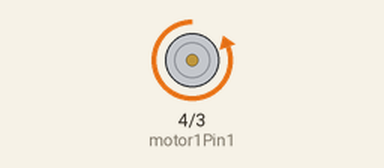
Recording of a sketch running on a simulated Arduino Uno, built with avr-gcc and run on an emulated ATmega328P. Parts: motor-driver pin pairs drawn as motors (green arrow = first pin HIGH = forward, orange = second pin HIGH = backward, longer = more drive, scaled by the enable pin).

Above: at 0.1 s.
At 10.1 s:
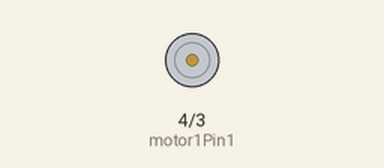
At 19.1 s:
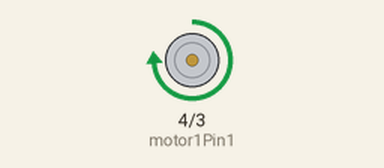
At 39.1 s:
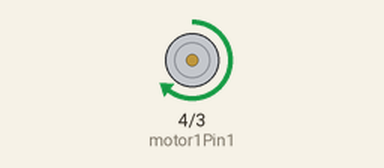
Timing chart, 0 to 40.0 s (numbered marks = the images above):
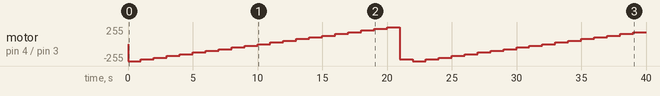

Measured:
- by itself, motor on pin 4 (motor1Pin1) / pin 3 (motor1Pin2): stopped → backward 255/255 at 0.00 s, → backward 229/255 1.0 s later, → backward 204/255 1.0 s later, → backward 178/255 1.0 s later, … (40 changes in this stretch)

The sketch:

Car_Movement_-_basicSpeed.ino
```cpp
using namespace std ;

int motor1Pin1 = 4; // pin 2 on L293D
int motor1Pin2 = 3; // pin 7 on L293D
int enablePin = 11; // pin 1 on L293D
double Speed = 0; // value 0 to 1 representing duty cycle of the motor
int Direction =0; // 0 = forward , 1 = backwards
int factor = -10;

String message ="";// serial input


typedef enum {FORWARD , BACKWARD , SPEED , INVALID} Command_type;
typedef enum {LEFT,RIGHT,STRAIGHT,NONE} Command_direction;

class Command {
  public://TODO turn to private and make proper functions
    Command_type c_type ;
    Command_direction c_direction;
    int Speed ;
    int intensity ;

};

Command command ;
void getCommand(String msg){
  // TODO testing stage , only int inpit
  if(msg == ""){
    return;
  }
  Serial.write(" msg is : ");
  Serial.write(msg.c_str());
  Serial.write(" \n");
  command.c_type = SPEED;
  command.Speed = atoi( msg.c_str() );
  Serial.write(" Roger that \n");
  Serial.write(" Speed is : ");
  Serial.write(int(Speed));
  Serial.write(" \n");

  return ;
}

void ExecuteCurrentCommand(void){

  if(command.c_type == FORWARD){
    Direction = 0;
    command.c_type=INVALID;
    return ;
  }
  if(command.c_type == BACKWARD){
    Direction = 1;
    command.c_type=INVALID;
    return ;
  }
  if(command.c_type == SPEED){
    Speed = command.Speed;
    return ;
  }

}


void setup() {
    // set all the other pins you're using as outputs:
    pinMode(motor1Pin1, OUTPUT);
    pinMode(motor1Pin2, OUTPUT);
    pinMode(enablePin, OUTPUT);

    Serial.begin(9600);
    /*
    // TODO move to default constructor of Command
    command.c_type = INVALID;
    command.c_direction = NONE;
    command.Speed =0;
    command.intensity = 0;
*/
    Speed = 100;
}

void loop() {
  /*
   // flip flop direction test
    if (Direction%2==0) {
        digitalWrite(motor1Pin1, LOW); // set pin 2 on L293D low
        digitalWrite(motor1Pin2, HIGH); // set pin 7 on L293D high
        delay(5000);
    }
    else {
        digitalWrite(motor1Pin1, HIGH); // set pin 2 on L293D high
        digitalWrite(motor1Pin2, LOW); // set pin 7 on L293D low
        delay(5000);
    }
    Direction++;
  */
  /*
  while(Serial.available())
  {//while there is data available on the serial monitor
    message+=char(Serial.read());//store string from serial command
  }
  if(!Serial.available())
  {
    if(message!="")
    {//if data is available
      message.toUpperCase();
      getCommand(message);
      message=""; //clear the data
    }
  }
  ExecuteCurrentCommand();

  if (Direction%2==0) {
        digitalWrite(motor1Pin1, LOW); // set pin 2 on L293D low
        digitalWrite(motor1Pin2, HIGH); // set pin 7 on L293D high
    }
    else {
        digitalWrite(motor1Pin1, HIGH); // set pin 2 on L293D high
        digitalWrite(motor1Pin2, LOW); // set pin 7 on L293D low
    }
    analogWrite(enablePin,(Speed/100.0)*255);
*/

 if (Direction%2==0) {
        digitalWrite(motor1Pin1, LOW); // set pin 2 on L293D low
        digitalWrite(motor1Pin2, HIGH); // set pin 7 on L293D high
    }
    else {
        digitalWrite(motor1Pin1, HIGH); // set pin 2 on L293D high
        digitalWrite(motor1Pin2, LOW); // set pin 7 on L293D low
    }

    analogWrite(enablePin,(Speed/100.0)*255);
    delay(1000);
    Speed += factor;
    if(Speed <= 0 || Speed > 100 ){
      factor= factor * -1;
      Direction ++;
    }


}
```
